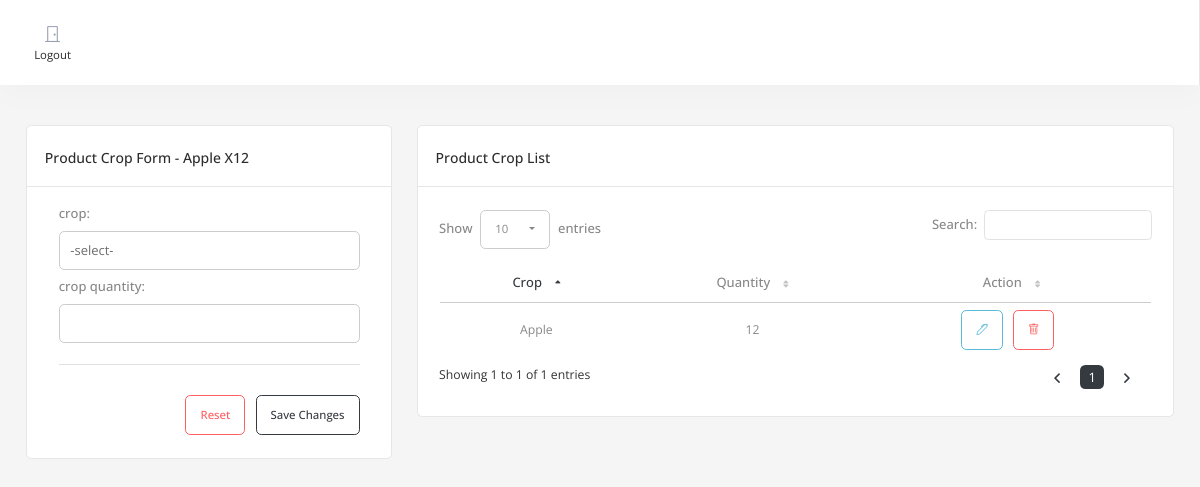
The page /product_crop.php?id=1 on the database its author committed.
### tables this page shows
CREATE TABLE `tbl_product` (
  `tbl_product_id` int(11) NOT NULL,
  `product_name` text NOT NULL,
  `product_price` text NOT NULL,
  `tbl_association_id` int(11) NOT NULL
);

CREATE TABLE `tbl_product_crop` (
  `tbl_product_crop_id` int(11) NOT NULL,
  `tbl_product_id` int(11) NOT NULL,
  `tbl_crop_id` int(11) NOT NULL,
  `crop_quantity` int(11) NOT NULL
);

CREATE TABLE `tbl_crop` (
  `tbl_crop_id` int(11) NOT NULL,
  `crop_name` text NOT NULL,
  `tbl_category_id` int(11) NOT NULL
);

### class/method.php (called while the page is built, shortened)
<?php
class method
{
    function __construct()
    {
        $servername = "localhost";
        $username = "root";
        $password = "";
        $database = "db_agrikulture";
        try {
            $conn = new PDO(
                "mysql:host=$servername;dbname=$database",
                $username,
                $password
            );
            $conn->setAttribute(PDO::ATTR_ERRMODE, PDO::ERRMODE_EXCEPTION);
            $this->conn = $conn;
        } catch (PDOException $e) {
            echo "Connection failed: " . $e->getMessage();
            die;
        }
    }
    function selectRaw()
    {
        $sql = $this->sql;
        $stmt = $this->conn->prepare($sql);
        $stmt->execute();
        return $stmt->fetchAll(PDO::FETCH_ASSOC);
    }
}
$m = new method();

### product_crop.php (the view, shortened to what this page needs)
<?php
include "layout/header.php";
$sql = "SELECT * FROM tbl_product WHERE tbl_product_id = '$_GET[id]'";
$m->sql = $sql;
$pro = $m->selectRaw();
$product_name = $pro[0]['product_name'];
?>
<div class='container-fluid'>
    <div class='row mt-3'>
        <div class="col-lg-4 col-sm-12 mb-3">
            <div class="card">
                <div class="card-header">
                    <div>
                        <h4 class="card-title">product crop Form - <?= $product_name ?></h4>
                    </div>
                </div>
                <div class="card-body">
                    <div class="basic-form ps-3 pe-3 pb-3">
                        <form method="post" action="functions/post.php" class="form-valide-with-icon needs-validation" novalidate id="frm-row" enctype="multipart/form-data">
                            <div id="form-div-product_crop">
                                <div class="form-source">
                                    <div class='row'>
                                        <div class='col-md-12 form-group '>
                                            <div class='row mb-2'>
                                                <label for='product_crop-tbl_crop_id' class="text-label form-label">crop:</label>
                                                <div class=''>
                                                    <select name='tbl_product_crop-tbl_crop_id[]' id='product_crop-tbl_crop_id' class='form-control editable ' required>
                                                        <option value=''>-select-</option>
                                                        <?php
                                                        $sql = "SELECT * FROM tbl_crop";
                                                        $m->sql = $sql;
                                                        ?>
                                                    </select>
                                                </div>
                                            </div>
                                        </div>
                                        <div class='col-md-12 form-group '>
                                            <div class='row mb-2'>
                                                <label for='product_crop-crop_quantity' class="text-label form-label">crop quantity:</label>
                                                <div class=''>
                                                    <input type='number' name='tbl_product_crop-crop_quantity[]' id='product_crop-crop_quantity' class='form-control editable ' value='' required>
                                                </div>
                                            </div>
                                        </div>
                                    </div>
                                </div>
                            </div>
                            <div class='row'>
                                <div class='col-12 text-end add-btns'>
                                    <hr style="margin-bottom: 30px">
                                    <button type='reset' class='btn btn-outline-danger me-2'>Reset</button>
                                    <button type='submit' class='btn btn-outline-primary'>Save Changes</button>
                                </div>
                            </div>
                        </form>
                    </div>
                </div>
            </div>
        </div>
        <div class="col-lg-8 mb-3">
            <div class="row">
                <div class="col-lg-12">
                    <div class="card dz-card">
                        <div class="card-header flex-wrap">
                            <div>
                                <h4 class="card-title">product crop List</h4>
                            </div>
                        </div>
                        <div class="tab-content">
                            <div class="tab-pane fade show active p-4">
                                <?php
                                $sql = "SELECT * FROM tbl_product_crop LEFT JOIN tbl_crop ON tbl_product_crop.tbl_crop_id = tbl_crop.tbl_crop_id";
                                $m->sql = $sql;
                                $record = $m->selectRaw();
                                ?>
                                <div class="table-responsive">
                                    <table id="datatable-product_crop" class="dt-table display table" style="width: calc(100% - 2px)">
                                        <thead>
                                            <tr class='text-center'>
                                                <td class=" text-center">
                                                    <label class='mb-0'>Crop</label>
                                                </td>
                                                <td class=" text-center">
                                                    <label class='mb-0'>Quantity</label>
                                                </td>
                                                <td class=" text-center">
                                                    <label class='mb-0'>Action</label>
                                                </td>
                                            </tr>
                                        </thead>
                                        <tbody>
                                            <?php
                                            foreach ($record as $k => $r) {
                                                extract($r);
                                            ?>
                                                <tr>
                                                    <td class="text-center "><?= $crop_name ?></td>
                                                    <td class="text-center "><?= $crop_quantity ?></td>
                                                    <td class="text-center ">
                                                        <button type="button" class="btn btn-outline-info btn-action me-2" onclick="editInfo(<?= $k ?>)"><i class="bi bi-pen"></i></button>
                                                        <button type="button" class="btn btn-outline-danger btn-action me-2" onclick="deleteInfo('tbl_product_crop','tbl_product_crop_id',<?= $tbl_product_crop_id;  ?>)"><i class="bi bi-trash"></i></button>
                                                    </td>
                                                </tr>
                                            <?php
                                            }
                                            ?>
                                        </tbody>
                                    </table>
                                </div>
                            </div>
                        </div>
                    </div>
                </div>
            </div>
        </div>
    </div>
</div>
<?php
include "layout/footer.php";
?>

### layout/header.php (style rules this page uses)
.dt-table tbody tr td.sorting_1 span, .dt-table thead tr td.sorting_asc label, .dt-table thead tr td.sorting_desc label, table.dataTable thead td.sorting_asc:after, table.dataTable thead td.sorting_desc:after { color: var(--primary) !important; }

### rows shown on the page
tbl_product: product_name "Apple X12"
tbl_product_crop: tbl_crop.crop_name "Apple", crop_quantity "12"
